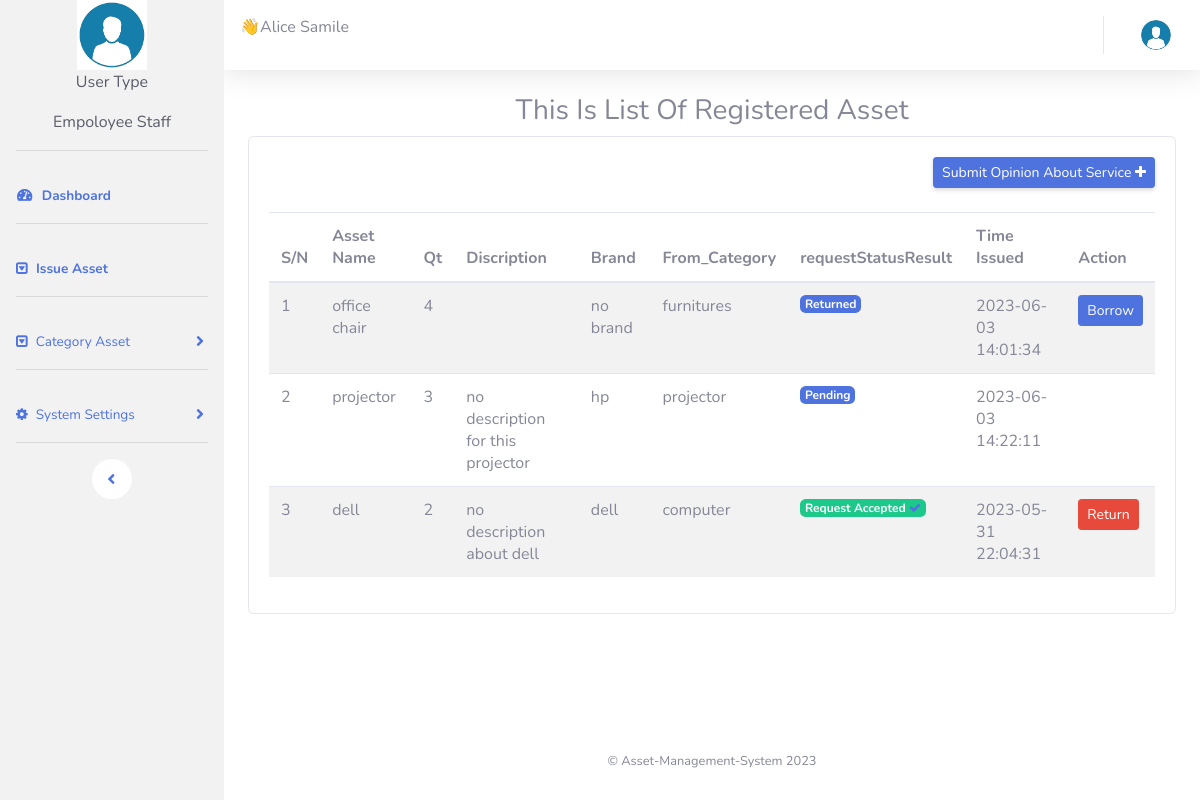
Screenshot of /employee/issueAsset.php (signed in) with the database file from the repository.
### tables this page shows
CREATE TABLE `assetissued` (
  `issuedId` int(11) NOT NULL,
  `whoBorrow` int(11) NOT NULL DEFAULT 0,
  `assetBorrowed` int(11) NOT NULL,
  `assetQuantity` int(11) NOT NULL,
  `requestStatusResult` varchar(100) NOT NULL,
  `timeBorrowed` timestamp NOT NULL DEFAULT current_timestamp(),
  `timeReturned` timestamp NOT NULL DEFAULT current_timestamp()
);

CREATE TABLE `asset_managed` (
  `asset_id` int(11) NOT NULL,
  `asset_name` text NOT NULL,
  `asset_discription` text NOT NULL,
  `brande_name` text NOT NULL,
  `quantity` int(11) NOT NULL,
  `ramSize` varchar(30) NOT NULL DEFAULT '-',
  `diskSize` varchar(30) NOT NULL DEFAULT '-',
  `proccessorSpeed` varchar(30) NOT NULL DEFAULT '-',
  `registered_by` int(11) NOT NULL,
  `whichCategory` int(11) NOT NULL,
  `date_registered` timestamp NOT NULL DEFAULT current_timestamp(),
  `date_modified` timestamp NOT NULL DEFAULT current_timestamp()
);

CREATE TABLE `assetcategory` (
  `categoryId` int(11) NOT NULL,
  `category_name` varchar(100) NOT NULL,
  `addedBy` int(11) NOT NULL,
  `time_added` timestamp NOT NULL DEFAULT current_timestamp(),
  `time_modified` timestamp NOT NULL DEFAULT current_timestamp()
);

### employee/issueAsset.php (the view, shortened to what this page needs)
<?php
    require_once('../include/sidebar.php');
?>
<h3 class="text-center text-capitalize">This is list of registered asset</h3>
<div class="row animated--grow-in">
    <div class="col-xl-12">
        <div class="card card-body">
            <div class="d-sm-flex align-items-center justify-content-between mb-4">
                    <button class="d-none d-sm-inline-block btn btn-primary btn-sm shadow-sm" data-toggle="modal"
                        data-target="#comentModal">Submit Opinion About Service <i class="fa fa-plus fa-sm"></i>
                    </button>
            </div>
            <div class="table-responsive">
                <table class="table table-striped table-hover dt-responsive display nowrap" id="dataTable" width="100%" cellspacing="0">
                    <thead>
                    <tr>
                        <th>S/N</th>
                        <th>Asset Name</th>
                        <th>Qt</th>
                        <th>Discription</th>
                        <th>Brand</th>
                        <th>From_Category</th>
                        <th>requestStatusResult</th>
                        <th>Time Issued</th>
                        <th>Action</th>
                    </tr>
                    </thead>
                    <tbody>
                        <?php
                            $sn = 1;
                            $new_asset_record = $conn->query("SELECT * FROM assetissued, asset_managed, assetcategory, employee WHERE assetissued.assetBorrowed = asset_managed.asset_id and asset_managed.whichCategory = assetcategory.categoryId and employee.employee_id = {$_SESSION['userData']['employee_id']};");
                            while($get_asset_result = mysqli_fetch_array($new_asset_record)):
                                if($get_asset_result > 0): ?>
                                    <tr>
                                        <td><?php echo $sn++; ?> </td>
                                        <td><?php echo $get_asset_result['asset_name']; ?> </td>
                                        <td><?php echo $get_asset_result['quantity']; ?> </td>
                                        <td><?php echo $get_asset_result['asset_discription']; ?> </td>
                                        <td><?php echo $get_asset_result['brande_name']; ?> </td>
                                        <td><?php echo $get_asset_result['category_name']; ?> </td>
                                        <td>
                                            <?php
                                                if($get_asset_result['requestStatusResult'] == "pending"){ ?>
                                                    <p class="badge badge-primary">Pending</p>
                                               <?php }
                                                elseif($get_asset_result['requestStatusResult'] == "denied"){ ?>
                                                    <p  class="badge badge-danger">Request Denied</p>
                                                <?php }
                                                elseif($get_asset_result['requestStatusResult'] == "not taken"){ ?>
                                                    <p  class="badge badge-danger">Not Taken</p>
                                                <?php }
                                                elseif($get_asset_result['requestStatusResult'] == "Returned"){ ?>
                                                    <p  class="badge badge-primary">Returned</p>
                                                <?php }
                                                else{ ?>
                                                    <p  class="badge badge-success">Request Accepted <i class="fa fa-check text-primary"></i></p>
                                                <?php } ?>
                                        </td>
                                        <td><?php echo $get_asset_result['timeBorrowed']; ?> </td>
                                        <td>
                                            <?php
                                                if($get_asset_result['quantity'] == 0): ?>
                                                    <div class="container">
                                                        <div class="btn btn-danger">
                                                            out of quantity
                                                        </div>
                                                    </div>
                                                <?php else:
                                                if($get_asset_result['requestStatusResult'] == "Returned" || $get_asset_result['requestStatusResult'] == "not taken" || $get_asset_result['requestStatusResult'] == "denied"){
                                                    if($get_asset_result['assetQuantity'] != 0){?>
                                                        <form action="requestAssetAction.php" method="post">
                                                            <button type="submit" name="submit" class="btn btn-sm btn-primary">Borrow</button>
                                                        </form>
                                                <?php }}
                                                endif;
                                                if($get_asset_result['requestStatusResult'] == "accepted"){
                                                    if($get_asset_result['employee_id'] == $_SESSION['userData']['employee_id']){
                                                        if($get_asset_result['requestStatusResult'] == "accepted"){ ?>
                                                            <form action="requestAssetAction.php?assetId=<?php echo $get_asset_result['asset_id']; ?>" method="post">
                                                                <button type="submit" name="return" class="btn btn-sm btn-danger">Return</button>
                                                            </form>
                                                <?php } } }
                                            ?>
                                        </td>
                                <?php endif;
                            endwhile;
                        ?>
                    </tbody>
                </table>
            </div>
        </div>
    </div>
</div>
            </div>
        </div>
            <footer class="sticky-footer bg-white">
                <div class="container my-auto">
                    <div class="copyright text-center my-auto">
                        <span> &copy; Asset-Management-System <?php echo date('Y') ?></span>
                    </div>
                </div>
            </footer>
    </div>
</div>
</body>
</html>

### include/resource.php (shortened to what this page needs)
<html>
    <head>
        <link rel="stylesheet" href="asset/css/bootstrap.css">
        <link rel="stylesheet" href="asset/css/style.css">
        <link rel="stylesheet" href="asset/css/bootstrap.min.css">
        <link href="asset/vendor/fontawesome-free/css/all.min.css" rel="stylesheet" type="text/css">
    </head>

### include/sidebar.php (shortened to what this page needs)
<?php require_once('resource.php');
?>
<!DOCTYPE html>
<html lang="en">
<head>
    <link href="../asset/vendor/fontawesome-free/css/all.min.css" rel="stylesheet" type="text/css">
    <link href="../asset/css/style.css" rel="stylesheet">
    <link href="../asset/vendor/datatables/dataTables.bootstrap4.min.css" rel="stylesheet">
    <link rel="stylesheet" href="https://cdnjs.cloudflare.com/ajax/libs/font-awesome/4.7.0/css/font-awesome.min.css">
</head>
<body id="page-top">
    <div id="wrapper">
        <ul class="navbar-nav kvm-bg sidebar sidebar-primary accordion" id="accordionSidebar">
            <a class="sidebar-brand d-flex align-items-center justify-content-center" href="index.php">
                <div class="sidebar-brand-icon">
                    <img src="../images/default.png" alt="AMS" style="width: 70px;">
                </div>
            </a>
            <div class="text-center text-dark">
                <p>User Type</p>
                <?php
                    if($_SESSION['userData']['role'] == 1){ ?>
                        <p>System Admin</p>
                    <?php }
                    else{ ?>
                        <p>Empoloyee Staff</p>
                <?php } ?>
            </div>
            <hr class="sidebar-divider d-none d-md-block">
            <li class="nav-item active">
                <a class="nav-link" href="index.php">
                <i class="fas fa-fw fa-tachometer-alt"></i>
                    <span>Dashboard</span></a>
            </li>
            <?php
                if($_SESSION['userData']['role'] == 1){ ?>
                <hr class="sidebar-divider d-none d-md-block">
                <li class="nav-item active">
                    <a class="nav-link" href="assetIssued.php">
                        <i class="fa fa-caret-square-o-down"></i>
                        <span>Asset Issued</span></a>
                </li>
                <hr class="sidebar-divider d-none d-md-block">
                <li class="nav-item active">
                    <a class="nav-link" href="assetItem.php">
                        <i class="fa fa-caret-square-o-down"></i>
                        <span>Asset Item</span></a>
                </li>
                <hr class="sidebar-divider d-none d-md-block">
                <li class="nav-item active">
                    <a class="nav-link" href="assetCategory.php">
                        <i class="fa fa-caret-square-o-down"></i>
                        <span>Asset Category</span></a>
                </li>
                <hr class="sidebar-divider d-none d-md-block">
                <li class="nav-item active">
                    <a class="nav-link" href="department.php">
                        <i class="fa fa-caret-square-o-down"></i>
                        <span>Depertment</span></a>
                </li>
                <hr class="sidebar-divider d-none d-md-block">
                <li class="nav-item active">
                    <a class="nav-link" href="employee.php">
                        <i class="fas fa-users"></i>
                        <span>Amployee Staff</span></a>
                </li>
            <?php }
            else{ ?>
                <hr class="sidebar-divider d-none d-md-block">
                <li class="nav-item active">
                    <a class="nav-link" href="issueAsset.php">
                        <i class="fa fa-caret-square-o-down"></i>
                        <span>Issue Asset</span></a>
                </li>
                <hr class="sidebar-divider">
                <li class="nav-item">
                    <a class="nav-link collapsed" href="#" data-toggle="collapse" data-target="#assetCategory"
                        aria-expanded="true" aria-controls="assetCategory">
                        <i class="fa fa-caret-square-o-down "></i>
                        <span> Category Asset </span>
                    </a>
                </li>
            <?php } ?>
            <hr class="sidebar-divider">
            <li class="nav-item">
                <a class="nav-link collapsed" href="#" data-toggle="collapse" data-target="#settings"
                    aria-expanded="true" aria-controls="Component">
                    <i class="fa fa-cog "></i>
                    <span> System Settings </span>
                </a>
            </li>
            <hr class="sidebar-divider d-none d-md-block">
            <div class="text-center d-none d-md-inline">
                <button class="rounded-circle border-0 text-primary" id="sidebarToggle" style="background-color: white;"></button>
            </div>
        </ul>
        <div id="content-wrapper" class="d-flex flex-column bg-white">
            <div id="content">
                <nav class="navbar navbar-expand navbar-light bg-white topbar mb-4 static-top shadow">
                    <p class="text-capitalize">&#128075;<?php echo $_SESSION['userData']['first_name'] . " ". $_SESSION['userData']['last_name']; ?></p>
                    <ul class="navbar-nav ml-auto">
                        <li class="nav-item dropdown no-arrow">
                            <a class="nav-link dropdown-toggle" href="#" id="userDropdown" role="button"
                                data-toggle="dropdown" aria-haspopup="true" aria-expanded="false">
                                <img class="img-profile rounded-circle"
                                    src="../images/default.png">
                            </a>
                        </li>
                    </ul>
                </nav>
                <div class="container-fluid">

### include/sidebar.php (style rules this page uses)
.kvm-bg { background-color: #f2f2f2; }

### rows the page displays
assetissued: asset_managed.asset_name "office chair", asset_managed.quantity "4", asset_managed.brande_name "no brand", assetcategory.category_name "furnitures", requestStatusResult "Returned", timeBorrowed "2023-06-03 14:01:34"
assetissued: asset_managed.asset_name "projector", asset_managed.quantity "3", asset_managed.asset_discription "no description for this projector", asset_managed.brande_name "hp", assetcategory.category_name "projector", requestStatusResult "Pending", timeBorrowed "2023-06-03 14:22:11"
assetissued: asset_managed.asset_name "dell", asset_managed.quantity "2", asset_managed.asset_discription "no description about dell", asset_managed.brande_name "dell", assetcategory.category_name "computer", requestStatusResult "Request Accepted", timeBorrowed "2023-05-31 22:04:31"

### other values shown
$_SESSION['userData']['first_name'] "Alice"
$_SESSION['userData']['last_name'] "Samile"
